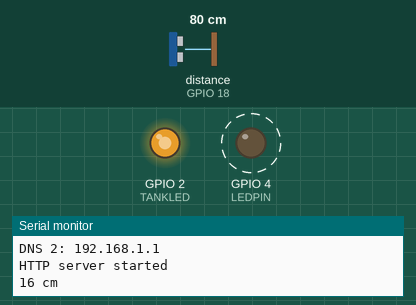
Simulated run of this sketch. Board: ESP32. On the bench: output pins drawn as LEDs (lit = HIGH), the last lines printed to the serial monitor. Wiring (inferred from the names in the program): ultrasonic range finder: trigger GPIO 5; echo GPIO 18. Dashed ring = blinking. The test bench sets the inputs (shaded band); at power-on: distance to the obstacle (sensor on GPIO 18) 80 cm. The echo pulse lasts 58.3 µs per cm; WiFi joins after 1.5 s; servers stay silent unless stated; pins used as bus, display or sensor lines are not drawn.

Above: at 6.7 s.
6.8 s: distance to the obstacle (sensor on GPIO 18) set to 120 cm
At 9.1 s:
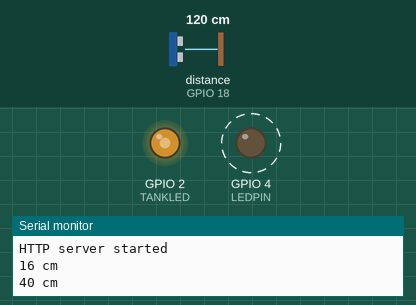
13.6 s: distance to the obstacle (sensor on GPIO 18) set to 250 cm
At 13.6 s:
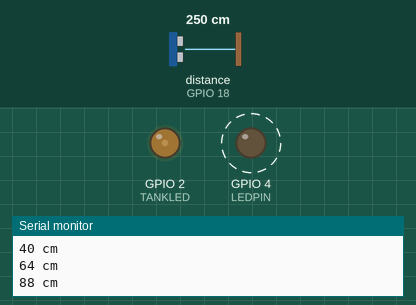
Timing chart, 0 to 26.0 s (numbered marks = the images above; inputs shaded):
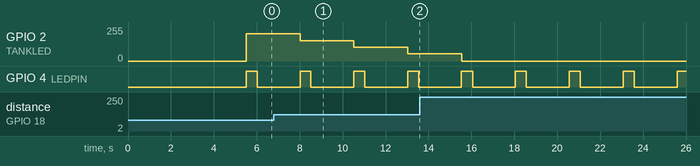

Measured:
- by itself, GPIO 4 (LEDPIN): alternates HIGH for 0.52 s and LOW for 2.0 s

The sketch:

tankwifi_ver4.ino
```cpp
#include <WiFi.h>
#include <WebServer.h>  //https://github.com/bbx10/WebServer_tng

WebServer server ( 80 );

const char* ssid     = "MEPPURATH";
const char* password = "*****";

IPAddress staticIP(192, 168, 1, 4);
IPAddress gateway(192, 168, 1, 1);
IPAddress subnet(255, 255, 255, 0);
IPAddress dns1(103, 160, 195, 230);
IPAddress dns2(103, 199, 160, 80);


//https://bitbucket.org/teckel12/arduino-new-ping/wiki/Home

int trigPin = 5;   // Trigger
int echoPin = 18;  // Echo
long duration, cm;
#define WINDOW_SIZE 5
float y;

int INDEX = 0;
int VALUE = 0;
int SUM = 0;
int READINGS[WINDOW_SIZE];
int AVERAGED = 0;

//define sound speed in cm/uS
#define SOUND_SPEED 0.034
#define CM_TO_INCH 0.393701

#define LEDPIN 4
#define TANKLED 2
int brightness = 0;


void setup()
{
  pinMode(LEDPIN, OUTPUT);
  pinMode(TANKLED, OUTPUT);


  Serial.begin(115200);

  connectToWifi();

  beginServer();
  // Starts the serial communication
  pinMode(trigPin, OUTPUT); // Sets the trigPin as an Output
  pinMode(echoPin, INPUT); // Sets the echoPin as an Input
}

void loop() {

  // The sensor is triggered by a HIGH pulse of 10 or more microseconds.
  // Give a short LOW pulse beforehand to ensure a clean HIGH pulse:
  digitalWrite(LEDPIN, HIGH);
  digitalWrite(trigPin, LOW);
  delayMicroseconds(5);
  digitalWrite(trigPin, HIGH);
  delayMicroseconds(10);
  digitalWrite(trigPin, LOW);

  // Read the signal from the sensor: a HIGH pulse whose
  // duration is the time (in microseconds) from the sending
  // of the ping to the reception of its echo off of an object.
  pinMode(echoPin, INPUT);
  duration = pulseIn(echoPin, HIGH);

  // Convert the time into a distance

  cm = (duration / 2) / 29.1;  // Divide by 29.1 or multiply by 0.0343
  if (cm < 400) {

    SUM = SUM - READINGS[INDEX];        // Remove the oldest entry from the sum
    VALUE = cm;                         // Read the next sensor value
    READINGS[INDEX] = VALUE;            // Add the newest reading to the window
    SUM = SUM + VALUE;                  // Add the newest reading to the sum
    INDEX = (INDEX + 1) % WINDOW_SIZE;  // Increment the index, and wrap to 0 if it exceeds the window size

    AVERAGED = SUM / WINDOW_SIZE;  // Divide the sum of the window by the window size for the result
  }
  Serial.print(AVERAGED);
  Serial.println(" cm");
  y = map(AVERAGED, 8, 113, 100, 1);
  brightness = map(y, 10, 105, 20, 230);
  analogWrite(TANKLED, brightness);
  delay(500);
  server.handleClient();
  digitalWrite(LEDPIN, LOW);
  delay(2000);
}

void connectToWifi()
{
  WiFi.enableSTA(true);
  if (WiFi.config(staticIP, gateway, subnet, dns1, dns2) == false) {
    Serial.println("Configuration failed.");
  }

  delay(2000);

  WiFi.begin(ssid, password);

  while (WiFi.status() != WL_CONNECTED) {
    delay(500);
    Serial.print(".");
  }
  Serial.println("");
  Serial.println("WiFi connected");
  Serial.println("IP address: ");
  Serial.println(WiFi.localIP());
  Serial.print("Subnet Mask: " );
  Serial.println(WiFi.subnetMask());
  Serial.print("Gateway IP: ");
  Serial.println(WiFi.gatewayIP());
  Serial.print("DNS 1: ");
  Serial.println(WiFi.dnsIP(0));
  Serial.print("DNS 2: ");
  Serial.println(WiFi.dnsIP(1));
  delay(1000);
}

void beginServer()
{
  server.on ( "/", handleRoot );
  server.begin();
  Serial.println ( "HTTP server started" );
  delay(1000);
}

void handleRoot() {
  server.send ( 200, "text/html", getPage() );
}


String getPage() {
  String page = "<html lang=en-EN><head><meta http-equiv='refresh' content='60'/>";
  page += "<title>ESP32 WebServer</title>";
  page += "<style> body { background-color: #040404; font-family: Arial, Helvetica, Sans-Serif; Color: #53CBFB; font-size: 7vw; }</style>";
  // page += "<style> body { background-color: #f0f0f0; font-family: 'Roboto', Arial, Helvetica, Sans-Serif; color: #1a1a1a; margin: 20px; }</style>";
  page += "</head><body><h1>ESP32 Water Tank Monitor</h1>";
  page += "<h3>Distance to surface : " + String(AVERAGED) + " cm</h3>";
  page += "<h2>Tank : " + String(y) + "% </h2>";

  page += "</body></html>";
  return page;
}
```
